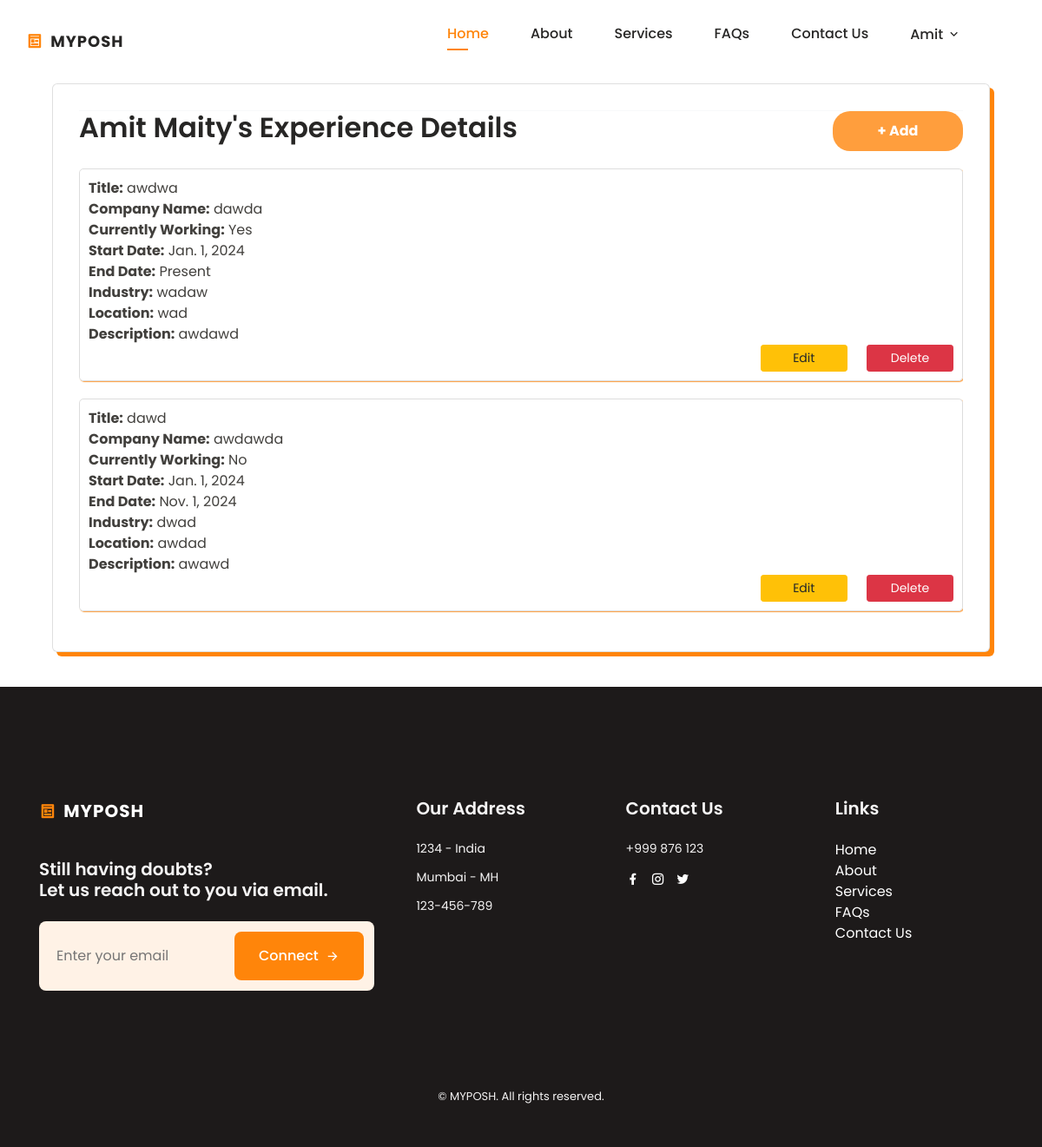
The page /profile/experience/create (signed in) on the database its author committed.
### posh/models.py (models this page shows)
class PoshUser(AbstractBaseUser, PermissionsMixin):
    username = models.CharField(max_length=100, unique=True, primary_key=True)
    email = models.EmailField(unique=True, blank=False)
    phone = models.CharField(max_length=15, unique=True, blank=False)
    start_date = models.DateTimeField(default=timezone.now)
    is_staff = models.BooleanField(default=False)
    is_active = models.BooleanField(default=False)
    type = models.CharField(max_length=50, blank=False)  # To distinguish between user types
    objects = PoshUserManager()
    USERNAME_FIELD = 'username'
    REQUIRED_FIELDS = ['email', 'phone']

class IndividualUser(PoshUser):
    prefix = models.CharField(max_length=10, blank=False)
    fname = models.CharField(max_length=150, blank=False)
    mname = models.CharField(max_length=150, blank=False)
    lname = models.CharField(max_length=150, blank=False)
    dob = models.DateField(blank=False)
    gender = models.CharField(max_length=10, blank=False)
    occupation = models.CharField(max_length=100, blank=False)
    state = models.CharField(max_length=100, blank=False)
    city = models.CharField(max_length=100, blank=False)
    pincode = models.CharField(max_length=10, blank=False)
    profile_pic = models.ImageField(blank=True, upload_to='users/')
    aadhar = models.CharField(max_length=20, blank=True)
    marital = models.CharField(max_length=10, blank=True)
    description = models.TextField(max_length=500, blank=True)
    current_member = models.CharField(max_length=10, blank=True)
    association = models.CharField(max_length=10, blank=True)
    firm_name = models.CharField(max_length=150, blank=True)
    firm_uid = models.CharField(max_length=15, blank=True)
    is_visible = models.BooleanField(default=False)
    timestamp = models.DateTimeField(auto_now_add=True)
    class Meta:
        verbose_name = 'Individual User'
        verbose_name_plural = 'Individual Users'

class Experience(models.Model):
    user = models.ForeignKey(settings.AUTH_USER_MODEL, on_delete=models.CASCADE, related_name='experience')
    titleInput = models.CharField(max_length=100)
    companyNameInput = models.CharField(max_length=100)
    currentlyWorkingInput = models.BooleanField(default=False, null=True, blank=True )
    startDateexp = models.DateField(null=True, blank=True)
    endDateexp = models.DateField(null=True, blank=True)
    industryInput = models.CharField(max_length=20, null=True, blank=True)
    locationInput = models.CharField(max_length=20, null=True, blank=True)
    descriptionInputexp = models.TextField(null=True, blank=True)

### posh/views.py (the view, shortened to what this page needs)
# urls.py: path('profile/experience/create', views.experience, name="experience"),
@login_required
def experience(request):
    user = request.user
    user = get_object_or_404(IndividualUser, username=request.user.username)
    experience_list = user.experience.all()  # Fetch all related experience instances
    context = {
        'user': user,
        'experience_list': experience_list,
    }
    return render(request, 'experience.html', context)

### posh/templatetags/get_group.py (called while the page is built)
@register.filter(name='has_group')
def has_group(user, group_name):
    return user.groups.filter(name=group_name).exists()

### posh/templates/experience.html (shortened to what this page needs)
{% extends "base.html" %}
{% load static %}
{% block stylescss %}
<link rel="stylesheet" href="https://stackpath.bootstrapcdn.com/bootstrap/4.5.2/css/bootstrap.min.css">
<link href="https://cdn.jsdelivr.net/npm/bootstrap@4.5.0/dist/css/bootstrap.min.css" rel="stylesheet">
<link rel="stylesheet" href="{% static 'assets/css/list_item.css' %}">
<link rel="stylesheet" href="{% static 'assets/css/profile.css' %}">
<link rel="stylesheet" href="https://cdn.jsdelivr.net/npm/intl-tel-input@19.5.5/build/css/intlTelInput.css">
<link rel="stylesheet" href="https://cdnjs.cloudflare.com/ajax/libs/intl-tel-input/17.0.8/css/intlTelInput.css"/>
{% endblock %}
{% block content %}
<div class="container light-style flex-grow-1 container-p-y">
    <div class="card overflow-hidden" style="min-height: 30rem">
        <div class="row no-gutters row-bordered row-border-light">
            <div class="col-md-12">
                <div class="tab-content">
                    <div class="tab-pane fade active show" id="account-general">
                        <hr class="border-light m-0">
                        <div class="container-experience">
                            <div class="add_experience">
                                <h2>{{ user.fname }} {{ user.lname }}'s Experience Details</h2>
                                <button type='button' id="add-experience-btn" data-toggle="modal" data-target="#addExperienceModal">+ Add</button>
                            </div>
                            <div id="experience-section">
                                <ul id="experience-list">
                                    {% if experience_list %}
                                        <ul>
                                            {% for experience in experience_list %}
                                                <li>
                                                    <strong>Title:</strong> {{ experience.titleInput }}<br>
                                                    <strong>Company Name:</strong> {{ experience.companyNameInput }}<br>
                                                    {% if experience.currentlyWorkingInput is not None %}
                                                        <strong>Currently Working:</strong> {{ experience.currentlyWorkingInput|yesno:"Yes,No" }}<br>
                                                    {% endif %}
                                                    {% if experience.startDateexp %}
                                                        <strong>Start Date:</strong> {{ experience.startDateexp }}<br>
                                                    {% endif %}
                                                    {% if experience.endDateexp or experience.currentlyWorkingInput %}
                                                        <strong>End Date:</strong> {% if experience.currentlyWorkingInput %}Present{% else %}{{ experience.endDateexp }}{% endif %}<br>
                                                    {% endif %}
                                                    {% if experience.industryInput %}
                                                        <strong>Industry:</strong> {{ experience.industryInput }}<br>
                                                    {% endif %}
                                                    {% if experience.locationInput %}
                                                        <strong>Location:</strong> {{ experience.locationInput }}<br>
                                                    {% endif %}
                                                    {% if experience.descriptionInputexp %}
                                                        <strong>Description:</strong> {{ experience.descriptionInputexp }}<br>
                                                    {% endif %}
                                                    <div class="buttons">
                                                        <button class="btn btn-warning btn-sm mr-2 edit-button" data-toggle="modal" data-target="#editExperienceModal" data-pk="{{ experience.id }}">Edit</button>
                                                        <a href="{% url 'delete_experience' experience.id %}">
                                                            <button class="btn btn-danger btn-sm delete-button" >Delete</button>
                                                        </a>
                                                    </div>
                                                </li>
                                            {% endfor %}
                                        </ul>
                                    {% else %}
                                        <p>No experience records found.</p>
                                    {% endif %}
                                </ul>
                            </div>
                        </div>
                    </div>
                </div>
            </div>
        </div>
    </div>
</div>
{% endblock %}

### posh/templates/header.html (shortened to what this page needs)
{% load static %}
<!DOCTYPE html>
<html lang="en">
<head>
    <link href="https://cdn.jsdelivr.net/npm/remixicon@4.2.0/fonts/remixicon.css" rel="stylesheet"/>
    <link rel="stylesheet" href="https://stackpath.bootstrapcdn.com/bootstrap/4.5.2/css/bootstrap.min.css">
    <link href="https://cdn.jsdelivr.net/npm/bootstrap@4.5.0/dist/css/bootstrap.min.css" rel="stylesheet">
    <link rel="stylesheet" href="{% static 'assets/css/main.css' %}">
    <link rel="stylesheet" href="{% static 'assets/css/profile.css' %}">
</head>
<body>
    <header class="header" id="header">
        <nav class="nav container">
            <a href="{% url 'home' %}" class="nav__logo">
                <i class="ri-pages-line nav__logo-icon"></i>MYPOSH
            </a>
            <div class="nav__menu" id="nav-menu">
                <ul class="nav__list">
                    <li class="nav__item">
                        <a href="{% url 'home' %}#home" class="nav__link active-link">Home</a>
                    </li>
                    <li class="nav__item">
                        <a href="{% url 'home' %}#about" class="nav__link">About</a>
                    </li>
                    <li class="nav__item">
                        <a href="{% url 'home' %}#services" class="nav__link">Services</a>
                    </li>
                    <li class="nav__item">
                        <a href="{% url 'home' %}#faqs" class="nav__link">FAQs</a>
                    </li>
                    <li class="nav__item">
                        <a href="{% url 'home' %}#contact" class="nav__link">Contact Us</a>
                    </li>
                    {% if request.user.is_authenticated %}
                        {% load get_group %}
                        {% if request.user|has_group:"IND" %}
                            <li class="nav__item dropdown__item">
                                <div class="nav__link">
                                    {{request.user.individualuser.fname}}
                                    <i class="ri-arrow-down-s-line dropdown__arrow-down"></i>
                                </div>
                                {% endif %}
                {% endif %}
            </div>
        </nav>
    </header>

### static/assets/css/main.css (style rules this page uses)
:root { --header-height: 3.5rem; --first-color: hsl(30, 100%, 52%); --first-color-alt: hsl(29, 54%, 73%); --first-color-light: hsl(30, 100%, 85%); --first-color-lighten: hsl(30, 100%, 95%); --title-color: hsl(30, 3%, 15%); --text-color: hsl(30, 4%, 25%); --text-color-light: hsl(30, 4%, 45%); --body-color: hsl(30, 0%, 100%);; --container-color: #FFF; --background-footer-color: rgb(29, 26, 26); --footer-text-color: rgb(245, 244, 244); --body-font: 'Poppins', sans-serif; --big-font-size: 2rem; --h1-font-size: 1.5rem; --h2-font-size: 1.25rem; --h3-font-size: 1rem; --normal-font-size: .938rem; --small-font-size: .813rem; --smaller-font-size: .75rem; --font-medium: 500; --font-semi-bold: 600; --mb-0-5: .5rem; --mb-0-75: .75rem; --mb-1: 1rem; --mb-1-5: 1.5rem; --mb-2: 2rem; --mb-2-5: 2.5rem; --z-tooptip: 10; --z-fixed: 100; }
@media screen and (min-width: 1000px) { :root { --big-font-size: 3.5rem; --h1-font-size: 2.25rem; --h2-font-size: 1.5rem; --h3-font-size: 1.25rem; --normal-font-size: 1rem; --small-font-size: .875rem; --smaller-font-size: .813rem; } }
* { box-sizing: border-box; padding: 0; margin: 0; text-decoration: none !important; }
html { scroll-behavior: smooth; }
body, button, input, textarea { font-family: var(--body-font); font-size: var(--normal-font-size); }
body { margin: var(--header-height) 0 0 0; background-color: var(--body-color); color: var(--text-color); transition: .4s; }
button { cursor: pointer; border: none; outline: none; }
h1, h2, h3 { color: var(--title-color); font-weight: var(--font-semi-bold); }
ul { list-style: none; }
a { max-width: 100%; height: auto; }
.container { max-width: 968px; margin-left: var(--mb-1-5); margin-right: var(--mb-1-5); }
.header { width: 100%; background-color: var(--body-color); position: fixed; top: 0; left: 0; z-index: var(--z-fixed); transition: .4s; }
.nav { height: var(--header-height); display: flex; justify-content: space-between; align-items: center; }
.nav__logo, .nav__toggle, .nav__close { color: var(--title-color); }
.nav__logo { text-transform: uppercase; font-weight: 700; letter-spacing: 1px; display: inline-flex; align-items: center; column-gap: .5rem; transition: .3s; }
.nav__logo-icon { font-size: 1.15rem; color: var(--first-color); }
.nav__list { display: flex; flex-direction: column; row-gap: 1.5rem; }
.nav__link { color: var(--title-color); font-weight: var(--font-medium); transition: .3s; }
.active-link { position: relative; color: var(--first-color); }
.active-link::after { content: ''; position: absolute; bottom: -.5rem; left: 0; width: 50%; height: 2px; background-color: var(--first-color); }
@media screen and (min-width: 767px) { body { margin: 0; } }
@media screen and (min-width: 767px) { .nav { height: calc(var(--header-height) + 1.5rem); column-gap: 3rem; } }
@media screen and (min-width: 767px) { .nav__list { flex-direction: row; column-gap: 3rem; } }
@media screen and (min-width: 767px) { .nav__menu { margin-left: auto; margin-top: 15px; } }
@media screen and (min-width: 767px) { .dropdown__item, .dropdown__subitem { position: relative; } }
@media screen and (min-width:992px) { .container { margin-left: auto; margin-right: auto; } }
@media screen and (min-width:992px) { .nav__logo { margin-top: 15px; font-size: large; } }
@media screen and (min-width:992px) { .dropdown__item, .dropdown__subitem { position: relative; } }
@media screen and (min-width:1200px) { .nav__logo { margin-top: 15px; font-size: large; } }
@media screen and (min-width:1200px) { .dropdown__item, .dropdown__subitem { position: relative; } }
.dropdown__item { cursor: pointer; }
.dropdown__arrow-down { font-weight: initial; transition: transform .4s; }

### static/assets/css/list_item.css (style rules this page uses)
button { padding: 8px; background-color: hsl(30, 100%, 62%); color: #fff; width: 150px; font-size: large; font-weight: bolder; border-radius: 20px; border: none; cursor: pointer; }
.add_education, .add_service, .add_certification, .add_experience { display: flex; flex-direction: row; justify-content: space-between; }
#education-list li, #certification-list li, #skills-list li, #experience-list li { border: 1px solid #ddd; padding: 10px; margin-bottom: 15px; border-radius: 5px; margin-top: 20px; box-shadow: 1px 1px 1px hsl(30, 100%, 62%);; }
button.btn.btn-danger.btn-sm, button.btn.btn-warning.btn-sm.mr-2 { width: 100px; margin-left: 5px; }

### posh/templates/experience.html (style rules this page uses)
.buttons { text-align: right; margin-left: 20px; }
.buttons form, .buttons a { display: inline-block; margin-left: 5px; }
.buttons button { margin-left: 5px; }

### rows shown on the page
PoshUser: user.individualuser.fname "Amit"
IndividualUser: fname "Amit", lname "Maity"
Experience: titleInput "awdwa", companyNameInput "dawda", currentlyWorkingInput "Yes", startDateexp "Jan. 1, 2024", shows "End Date:", shows "Present", industryInput "wadaw", locationInput "wad", descriptionInputexp "awdawd"
Experience: titleInput "dawd", companyNameInput "awdawda", currentlyWorkingInput "No", startDateexp "Jan. 1, 2024", endDateexp "Nov. 1, 2024", industryInput "dwad", locationInput "awdad", descriptionInputexp "awawd"
